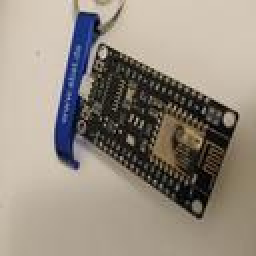
#> input picture images/esp8266/IMG_20200304_185648.jpg, 128 x 128 px, given in place of esp8266IMG_20200304_185605.jpg, which was not available (shown 2 times larger)
$ python transform.py --directory images/esp8266 --size 100 100   (older library calls are emulated)
#> lines starting #> are read from the running program, lines starting #| are printed output that depends on the picture

from PIL import Image
import os
import argparse

def rescale_images(directory, size):
#> called with directory = 'images/esp8266'
    for img in os.listdir(directory):
        im = Image.open(directory+img)
#> im is the input picture: PIL image 128x128 RGB; mean R, G, B 149.9, 140.4, 128.9
        im_resized = im.resize(size, Image.ANTIALIAS)
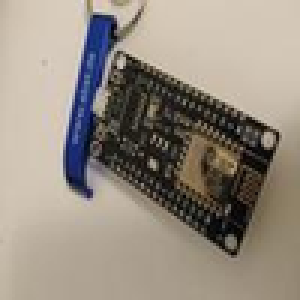
#> im_resized: PIL image 100x100 RGB (shown 3 times larger); mean R, G, B 149.9, 140.4, 128.9
        im_resized.save(directory+img)
#> pass 2 of the loop in rescale_images, `for img in os.listdir(directory):`:
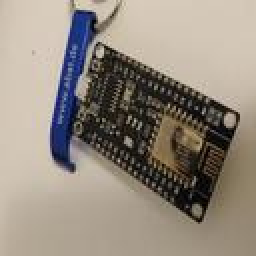
#> input picture images/esp8266/IMG_20200304_185650.jpg, 128 x 128 px, given in place of esp8266IMG_20200304_185607.jpg, which was not available (shown 2 times larger)
#> in rescale_images, im is the input picture: PIL image 128x128 RGB; mean R, G, B 148.4, 138.8, 127.3
#> in rescale_images, `im_resized = im.resize(size, Image.ANTIALIAS)`:
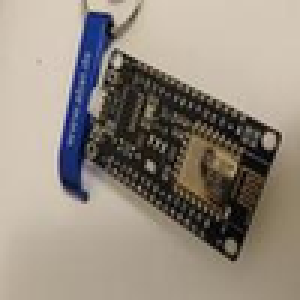
#> im_resized: PIL image 100x100 RGB (shown 3 times larger); mean R, G, B 148.4, 138.8, 127.4

if __name__ == '__main__':
    parser = argparse.ArgumentParser(description="Rescale images")
    parser.add_argument('-d', '--directory', type=str, required=True, help='Directory containing the images')
    parser.add_argument('-s', '--size', type=int, nargs=2, required=True, metavar=('width', 'height'), help='Image size')
    args = parser.parse_args()
#> (the run stopped early here; a loop or call above may not have finished)
